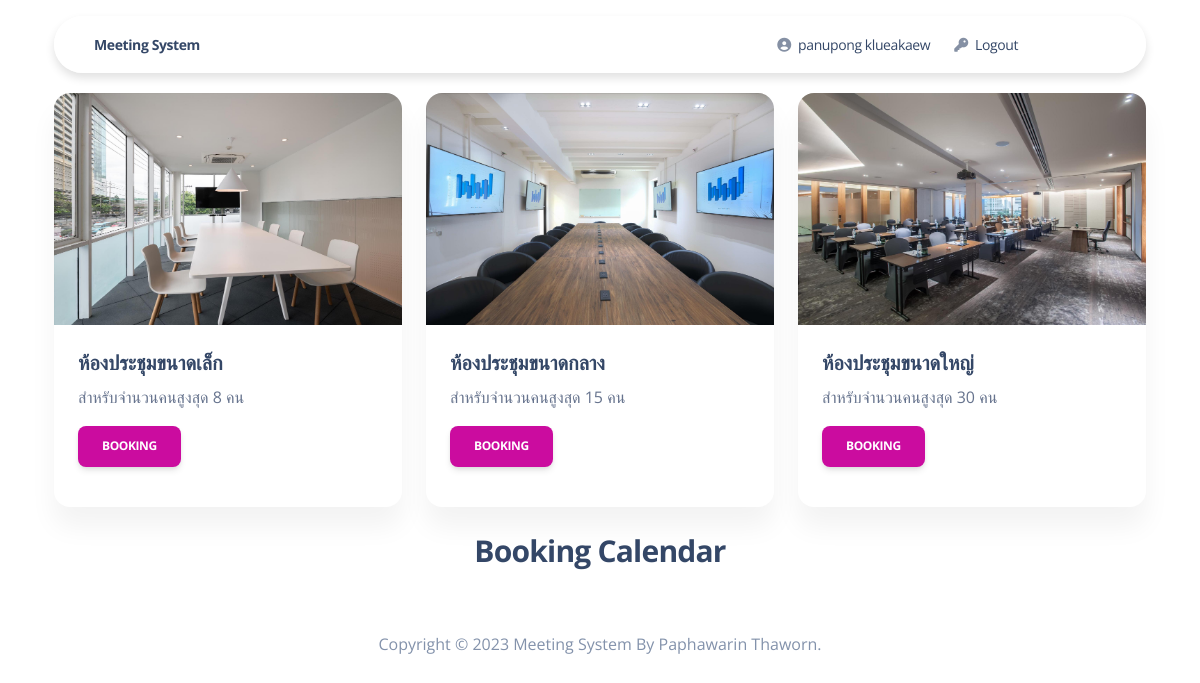
The page / (signed in) on the database its author committed.
### tables this page shows
CREATE TABLE `room` (
  `room_id` int(10) NOT NULL,
  `room_img` longtext NOT NULL,
  `room_name` varchar(50) NOT NULL,
  `room_status` int(1) NOT NULL DEFAULT 1 COMMENT '1.จอง 2.ไม่ถูกจอง',
  `room_details` text NOT NULL
);

### index.php (the view, shortened to what this page needs)
<?php
    include_once('db/connect_pdo.php');
    $sql_room = "SELECT * FROM room";
    $stmt_room = $conn->prepare($sql_room);
    $stmt_room->execute();
?>
<!DOCTYPE html>
<html lang="en">
<head>
    <link href="https://cdn.jsdelivr.net/npm/bootstrap@5.0.2/dist/css/bootstrap.min.css" rel="stylesheet"
>
    <link href="assets/css/nucleo-icons.css" rel="stylesheet" />
    <link href="assets/css/nucleo-svg.css" rel="stylesheet" />
    <link href="assets/css/nucleo-svg.css" rel="stylesheet" />
    <link id="pagestyle" href="assets/css/soft-ui-dashboard.css?v=1.0.7" rel="stylesheet" />
    <link rel="stylesheet" type="text/css" href="https://cdn.jsdelivr.net/npm/daterangepicker/daterangepicker.css" />
    <link rel="stylesheet" href="https://cdnjs.cloudflare.com/ajax/libs/fullcalendar/3.4.0/fullcalendar.css" />
</head>
<body class="">
    <?php require_once('public/components/navbar.php'); ?>
    <main class="main-content  mt-0">
        <section>
            <div class="page-header min-vh-75">
                <div class="container" id="login_section">
                    <div class="row">
                        <?php while($row = $stmt_room->fetch(PDO::FETCH_ASSOC)){ ?>
                        <div class="col-4">
                            <div class="card">
                                <img src="<?php echo $row['room_img']; ?>" class="card-img-top" alt="...">
                                <div class="card-body">
                                    <h5 class="card-title"><?php echo $row['room_name']; ?></h5>
                                    <p class="card-text"><?php echo $row['room_details']; ?></p>
                                    <a href="#" data-bs-toggle="modal"
                                        data-bs-target="#exampleModal<?php echo $row['room_id']; ?>"
                                        class="btn btn-primary">Booking</a>
                                </div>
                            </div>
                        </div>
                        <?php } ?>
                    </div>
                </div>
            </div>
            <div class="container">
                <div class="row text-center" style="margin-top: -70px;">
                    <h3>Booking Calendar</h3>
                </div>
            </div>
        </section>
    </main>
    <footer class="footer py-5">
        <div class="container">
            <div class="row">
                <div class="col-8 mx-auto text-center mt-1">
                    <p class="mb-0 text-secondary">
                        Copyright ©  Meeting System By Paphawarin Thaworn.
                    </p>
                </div>
            </div>
        </div>
    </footer>
</body>
</html>

### public/components/navbar.php (shortened to what this page needs)
<div class="container position-sticky z-index-sticky top-0">
    <div class="row">
        <div class="col-12">
            <nav
                class="navbar navbar-expand-lg blur blur-rounded top-0 z-index-3 shadow position-absolute my-3 py-2 start-0 end-0 mx-4">
                <div class="container-fluid pe-0">
                    <a class="navbar-brand font-weight-bolder ms-lg-0 ms-3 " href="login.php">
                        Meeting System
                    </a>
                    <div class="collapse navbar-collapse" id="navigation">
                        <ul class="navbar-nav mx-auto ms-xl-auto me-xl-7">
                            <li class="nav-item">
                                <a class="nav-link me-2">
                                    <i class="fas fa-user-circle opacity-6 text-dark me-1"></i>
                                    <?php echo $_SESSION['firstname']; ?> <?php echo $_SESSION['lastname']; ?>
                                </a>
                            </li>
                            <li class="nav-item">
                                <a class="nav-link me-2" href="logout.php">
                                    <i class="fas fa-key opacity-6 text-dark me-1"></i>
                                    Logout
                                </a>
                            </li>
                        </ul>
                    </div>
                </div>
            </nav>
        </div>
    </div>
</div>

### rows shown on the page
room: room_img (picture), room_name "ห้องประชุมขนาดเล็ก", room_details "สำหรับจำนวนคนสูงสุด 8 คน"
room: room_img (picture), room_name "ห้องประชุมขนาดกลาง", room_details "สำหรับจำนวนคนสูงสุด 15 คน"
room: room_img (picture), room_name "ห้องประชุมขนาดใหญ่", room_details "สำหรับจำนวนคนสูงสุด 30 คน"

### other values the page prints
$_SESSION['firstname'] "panupong"
$_SESSION['lastname'] "klueakaew"
